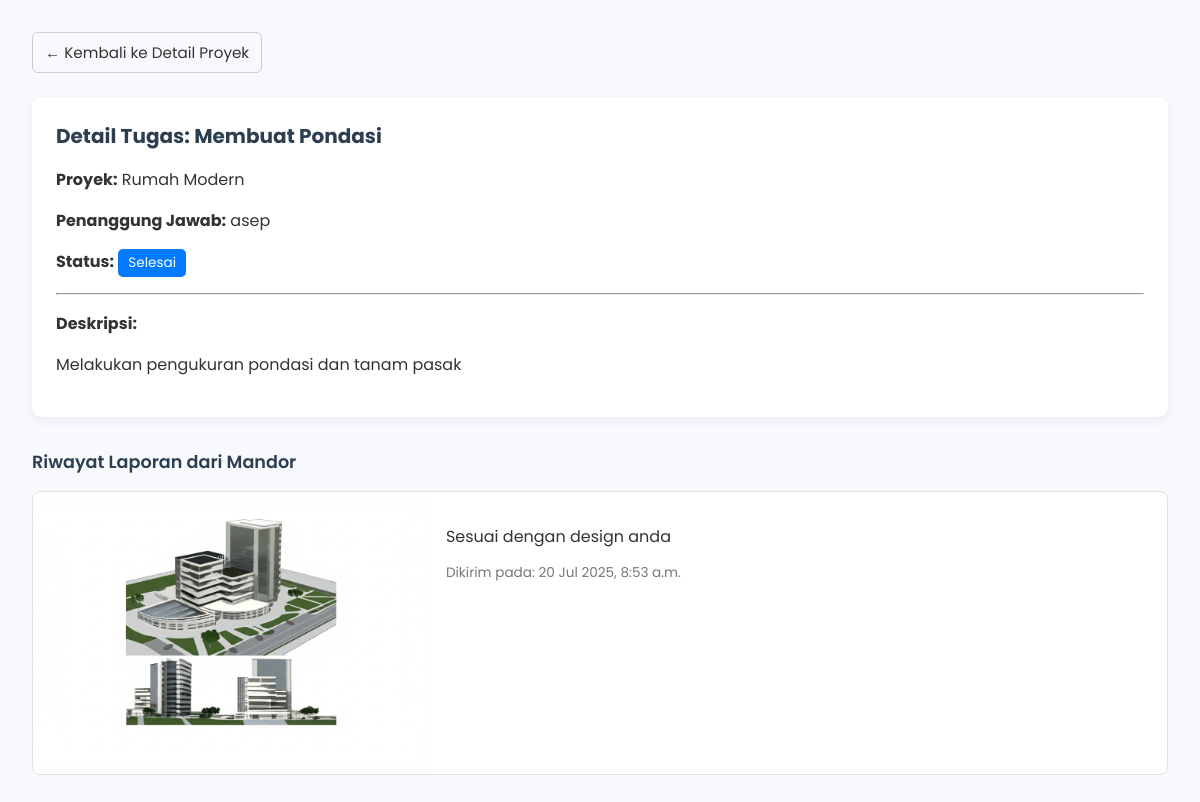
The page /app/arsitek/tugas/3/ (signed in) on the database its author committed.
### perancangan/models.py (models this page shows, shortened)
class Tugas(models.Model):
    STATUS_CHOICES = (
        ('belum', 'Belum Dikerjakan'),
        ('dikerjakan', 'Sedang Dikerjakan'),
        ('selesai', 'Selesai'),
        ('revisi', 'Butuh Revisi'),
    )
    proyek = models.ForeignKey(Proyek, on_delete=models.CASCADE, related_name='tugas')
    nama_tugas = models.CharField(max_length=200)
    deskripsi = models.TextField(blank=True)
    status = models.CharField(max_length=20, choices=STATUS_CHOICES, default='belum')
    mandor_penanggung_jawab = models.ForeignKey(User, on_delete=models.SET_NULL, null=True, blank=True, related_name='tugas_mandor')

class Proyek(models.Model):
    nama_proyek = models.CharField(max_length=200)
    lokasi = models.CharField(max_length=255)
    tanggal_mulai = models.DateField()
    tanggal_selesai = models.DateField(null=True, blank=True)
    arsitek = models.ForeignKey(User, on_delete=models.SET_NULL, null=True, related_name='proyek_arsitek')
    mandor_bertugas = models.ManyToManyField(User, related_name='proyek_mandor', blank=True)

class LaporanKemajuan(models.Model):
    tugas = models.ForeignKey(Tugas, on_delete=models.CASCADE, related_name='laporan')
    catatan = models.TextField()
    foto_kemajuan = models.ImageField(upload_to='laporan/%Y/%m/%d/', null=True, blank=True)
    dibuat_oleh = models.ForeignKey(User, on_delete=models.SET_NULL, null=True)
    tanggal_laporan = models.DateTimeField(auto_now_add=True)

### perancangan/views.py (the view)
# urls.py: path('arsitek/tugas/<int:tugas_id>/', views.detail_tugas_arsitek, name='detail_tugas_arsitek'),
@login_required
def detail_tugas_arsitek(request, tugas_id):
    tugas = get_object_or_404(Tugas, id=tugas_id)
    if tugas.proyek.arsitek != request.user:
        return redirect('perancangan:dashboard_arsitek')
    laporan_list = LaporanKemajuan.objects.filter(tugas=tugas).order_by('-tanggal_laporan')
    context = {
        'tugas': tugas,
        'laporan_list': laporan_list,
    }
    return render(request, 'perancangan/detail_tugas_arsitek.html', context)

### perancangan/templates/perancangan/detail_tugas_arsitek.html (shortened to what this page needs)
<!DOCTYPE html>
<html lang="id">
<head>
</head>
<body>
    <a href="{% url 'perancangan:detail_proyek' tugas.proyek.id %}" class="btn-back">&larr; Kembali ke Detail Proyek</a>
    <div class="card">
        <div class="card-header">
            <h2>Detail Tugas: {{ tugas.nama_tugas }}</h2>
        </div>
        <div class="card-body">
            <p><strong>Proyek:</strong> {{ tugas.proyek.nama_proyek }}</p>
            <p><strong>Penanggung Jawab:</strong> {{ tugas.mandor_penanggung_jawab.username }}</p>
            <p><strong>Status:</strong> <span class="badge">{{ tugas.get_status_display }}</span></p>
            <hr>
            <p><strong>Deskripsi:</strong></p>
            <p>{{ tugas.deskripsi|linebreaks }}</p>
        </div>
    </div>
    <h3 class="section-title">Riwayat Laporan dari Mandor</h3>
    {% for laporan in laporan_list %}
        <div class="report-card">
            {% if laporan.foto_kemajuan %}
                <img src="{{ laporan.foto_kemajuan.url }}" alt="Foto Laporan" class="report-image">
            {% endif %}
            <div class="report-content">
                <p class="report-text">{{ laporan.catatan }}</p>
                <p class="report-time">Dikirim pada: {{ laporan.tanggal_laporan|date:"d M Y, P" }}</p>
            </div>
        </div>
    {% empty %}
        <div class="alert">Belum ada laporan yang dikirim untuk tugas ini.</div>
    {% endfor %}
</body>
</html>

### perancangan/templates/perancangan/detail_tugas_arsitek.html (style rules this page uses)
body { font-family: 'Poppins', sans-serif; background-color: #f7f9fc; margin: 0; padding: 2rem; color: #333; }
a { text-decoration: none; color: #007BFF; font-size: 0.95rem; }
.btn-back { display: inline-block; margin-bottom: 1.5rem; background: none; border: 1px solid #ccc; padding: 8px 12px; border-radius: 6px; color: #333; transition: all 0.2s ease; }
.card { background: #fff; border-radius: 10px; box-shadow: 0 4px 12px rgba(0,0,0,0.05); padding: 1.5rem; margin-bottom: 2rem; }
.card-header h2 { font-size: 1.25rem; margin: 0 0 1rem 0; color: #2c3e50; }
.badge { display: inline-block; padding: 4px 10px; background-color: #007bff; color: white; font-size: 0.85rem; border-radius: 5px; }
.section-title { font-size: 1.1rem; font-weight: 600; margin-bottom: 1rem; color: #2c3e50; }
.report-card { background: #fff; border: 1px solid #e0e0e0; border-radius: 8px; display: flex; margin-bottom: 1rem; overflow: hidden; }
.report-image { width: 35%; object-fit: cover; }
.report-content { padding: 1rem; flex: 1; }
.report-text { margin-bottom: 0.5rem; }
.report-time { font-size: 0.85rem; color: #777; }

### rows shown on the page
Tugas: nama_tugas "Membuat Pondasi", proyek.nama_proyek "Rumah Modern", mandor_penanggung_jawab.username "asep", status "Selesai", deskripsi "Melakukan pengukuran pondasi dan tanam pasak"
LaporanKemajuan: foto_kemajuan (picture), catatan "Sesuai dengan design anda", tanggal_laporan "20 Jul 2025, 8:53 a.m."
